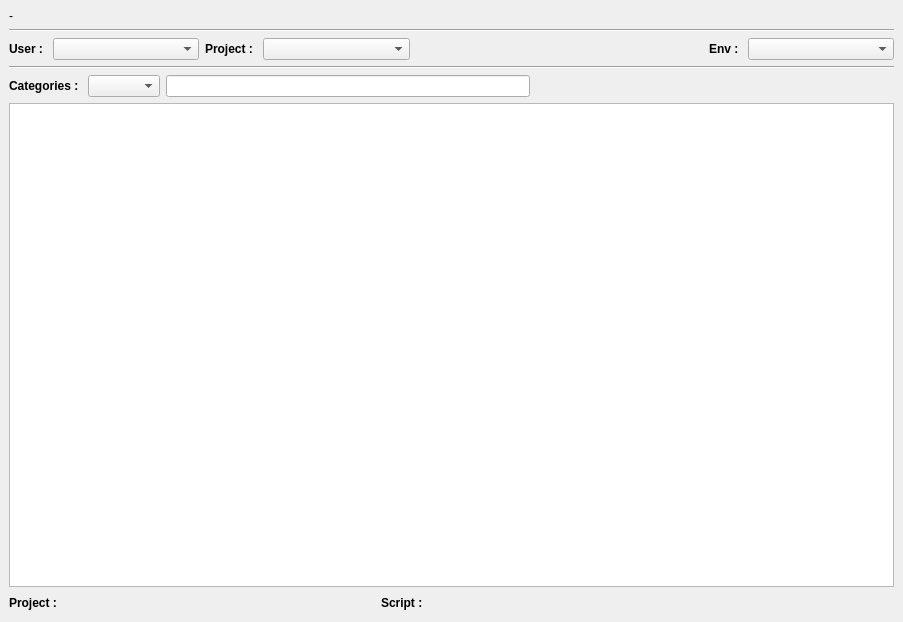
<?xml version="1.0" encoding="UTF-8"?>
<ui version="4.0">
 <class>RFLauncher</class>
 <widget class="QMainWindow" name="RFLauncher">
  <property name="geometry">
   <rect>
    <x>0</x>
    <y>0</y>
    <width>903</width>
    <height>622</height>
   </rect>
  </property>
  <property name="windowTitle">
   <string>MainWindow</string>
  </property>
  <widget class="QWidget" name="centralwidget">
   <layout class="QVBoxLayout" name="verticalLayout_5">
    <item>
     <layout class="QVBoxLayout" name="verticalLayout_4">
      <item>
       <widget class="QLabel" name="logo_label">
        <property name="text">
         <string>-</string>
        </property>
       </widget>
      </item>
      <item>
       <widget class="Line" name="line">
        <property name="orientation">
         <enum>Qt::Horizontal</enum>
        </property>
       </widget>
      </item>
      <item>
       <layout class="QGridLayout" name="gridLayout_3" columnstretch="0,1,0,1,2,0,1">
        <item row="0" column="6">
         <widget class="QComboBox" name="env_comboBox"/>
        </item>
        <item row="0" column="0">
         <widget class="QLabel" name="label">
          <property name="font">
           <font>
            <weight>75</weight>
            <bold>true</bold>
           </font>
          </property>
          <property name="text">
           <string>User : </string>
          </property>
         </widget>
        </item>
        <item row="0" column="3">
         <widget class="QComboBox" name="project_comboBox"/>
        </item>
        <item row="0" column="1">
         <widget class="QComboBox" name="user_comboBox"/>
        </item>
        <item row="0" column="2">
         <widget class="QLabel" name="label_4">
          <property name="font">
           <font>
            <weight>75</weight>
            <bold>true</bold>
           </font>
          </property>
          <property name="text">
           <string>Project : </string>
          </property>
         </widget>
        </item>
        <item row="0" column="5">
         <widget class="QLabel" name="label_2">
          <property name="font">
           <font>
            <weight>75</weight>
            <bold>true</bold>
           </font>
          </property>
          <property name="text">
           <string>Env : </string>
          </property>
         </widget>
        </item>
        <item row="0" column="4">
         <spacer name="horizontalSpacer">
          <property name="orientation">
           <enum>Qt::Horizontal</enum>
          </property>
          <property name="sizeHint" stdset="0">
           <size>
            <width>40</width>
            <height>20</height>
           </size>
          </property>
         </spacer>
        </item>
       </layout>
      </item>
      <item>
       <widget class="Line" name="line_2">
        <property name="orientation">
         <enum>Qt::Horizontal</enum>
        </property>
       </widget>
      </item>
      <item>
       <layout class="QGridLayout" name="gridLayout_6">
        <item row="0" column="0">
         <widget class="QLabel" name="label_7">
          <property name="font">
           <font>
            <weight>75</weight>
            <bold>true</bold>
           </font>
          </property>
          <property name="text">
           <string>Categories : </string>
          </property>
         </widget>
        </item>
        <item row="0" column="2">
         <widget class="QLineEdit" name="search_lineEdit"/>
        </item>
        <item row="0" column="1">
         <widget class="QComboBox" name="category_comboBox"/>
        </item>
        <item row="0" column="3">
         <spacer name="horizontalSpacer_4">
          <property name="orientation">
           <enum>Qt::Horizontal</enum>
          </property>
          <property name="sizeHint" stdset="0">
           <size>
            <width>40</width>
            <height>20</height>
           </size>
          </property>
         </spacer>
        </item>
       </layout>
      </item>
      <item>
       <widget class="QListWidget" name="app_listWidget"/>
      </item>
     </layout>
    </item>
    <item>
     <layout class="QGridLayout" name="gridLayout_2" columnstretch="0,4,0,4,2">
      <item row="0" column="1">
       <widget class="QLabel" name="projectRoot_label">
        <property name="text">
         <string/>
        </property>
       </widget>
      </item>
      <item row="0" column="0">
       <widget class="QLabel" name="label_5">
        <property name="font">
         <font>
          <weight>75</weight>
          <bold>true</bold>
         </font>
        </property>
        <property name="text">
         <string>Project : </string>
        </property>
       </widget>
      </item>
      <item row="0" column="2">
       <widget class="QLabel" name="label_6">
        <property name="font">
         <font>
          <weight>75</weight>
          <bold>true</bold>
         </font>
        </property>
        <property name="text">
         <string>Script : </string>
        </property>
       </widget>
      </item>
      <item row="0" column="3">
       <widget class="QLabel" name="scriptRoot_label">
        <property name="text">
         <string/>
        </property>
       </widget>
      </item>
      <item row="0" column="4">
       <spacer name="horizontalSpacer_2">
        <property name="orientation">
         <enum>Qt::Horizontal</enum>
        </property>
        <property name="sizeHint" stdset="0">
         <size>
          <width>40</width>
          <height>20</height>
         </size>
        </property>
       </spacer>
      </item>
     </layout>
    </item>
   </layout>
  </widget>
  <widget class="QMenuBar" name="menubar">
   <property name="geometry">
    <rect>
     <x>0</x>
     <y>0</y>
     <width>903</width>
     <height>21</height>
    </rect>
   </property>
  </widget>
 </widget>
 <resources/>
 <connections/>
</ui>
